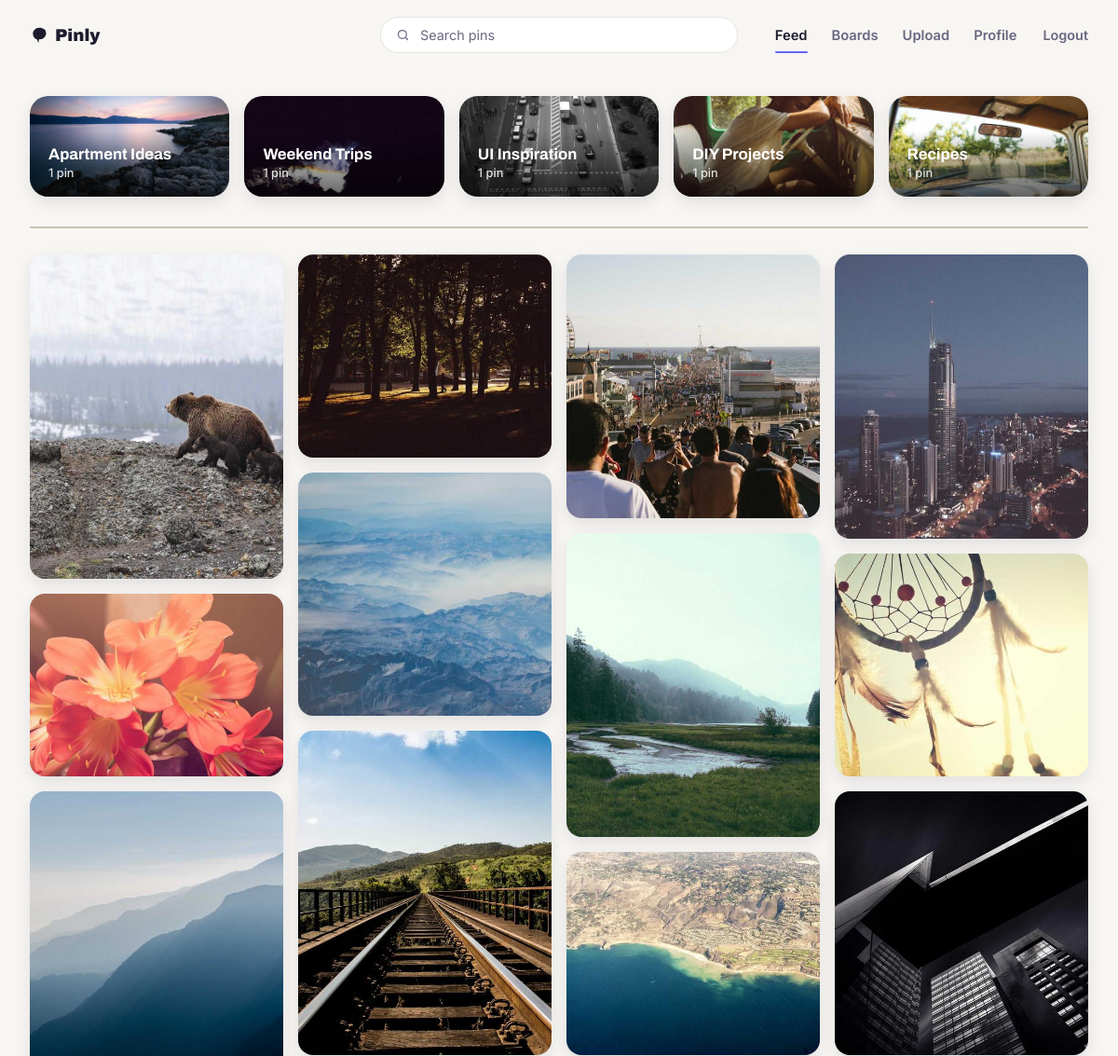
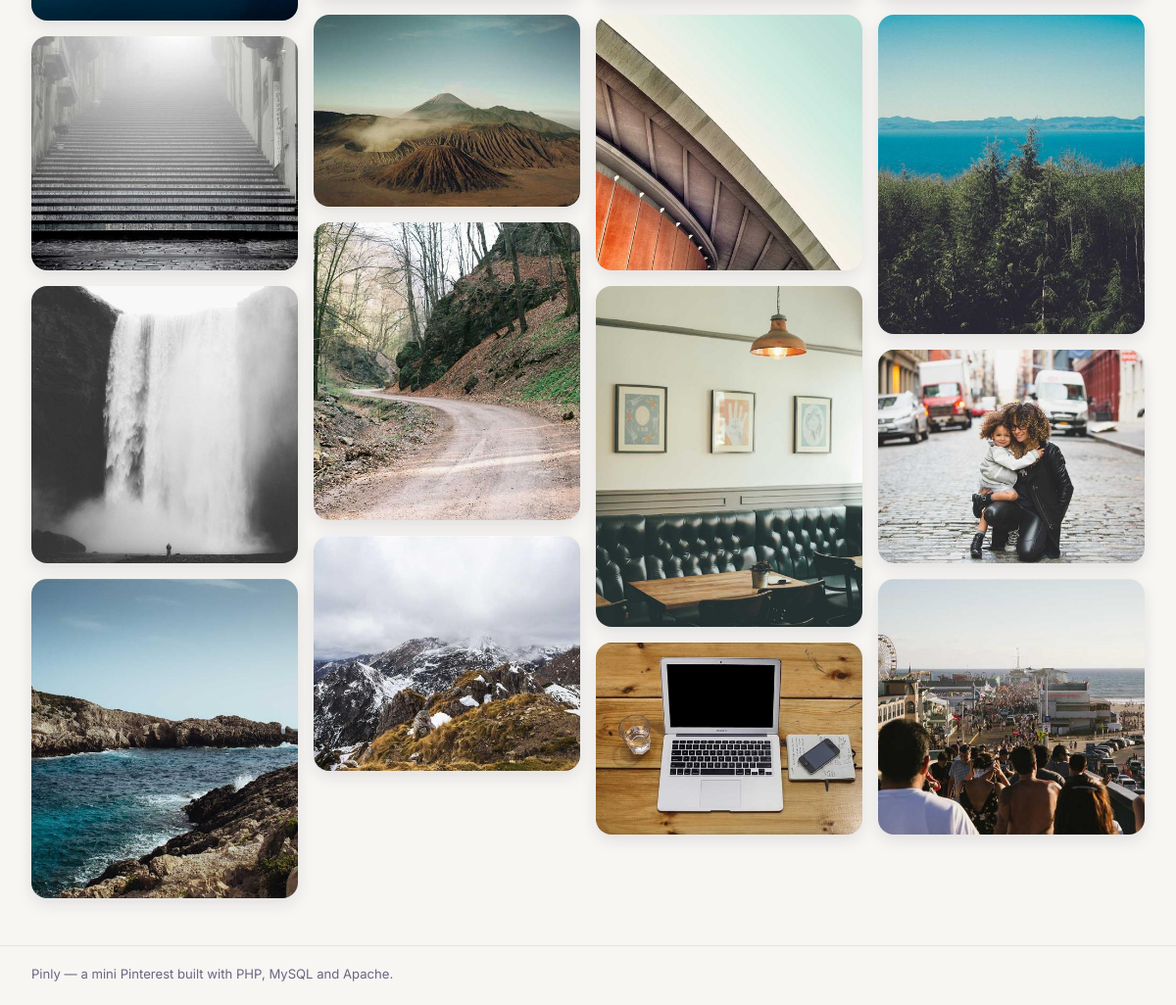
/index.php (signed in), run on the app's committed database (2 pictures, top to bottom).
### tables this page shows
CREATE TABLE boards (
  id INT UNSIGNED AUTO_INCREMENT PRIMARY KEY,
  user_id INT UNSIGNED NOT NULL,
  name VARCHAR(100) NOT NULL,
  created_at TIMESTAMP NOT NULL DEFAULT CURRENT_TIMESTAMP,
  FOREIGN KEY (user_id) REFERENCES users(id) ON DELETE CASCADE,
  INDEX idx_boards_user_id (user_id),
  UNIQUE KEY uq_boards_user_name (user_id, name)
);

CREATE TABLE pins (
  id INT UNSIGNED AUTO_INCREMENT PRIMARY KEY,
  user_id INT UNSIGNED NOT NULL,
  image_path VARCHAR(255) NOT NULL,
  title VARCHAR(150) NOT NULL,
  description TEXT,
  created_at TIMESTAMP NOT NULL DEFAULT CURRENT_TIMESTAMP,
  FOREIGN KEY (user_id) REFERENCES users(id) ON DELETE CASCADE,
  INDEX idx_pins_user_id (user_id),
  INDEX idx_pins_created_at (created_at)
);

### includes/functions.php (called while the page is built, shortened)
<?php
function e(?string $value): string
{
    return htmlspecialchars($value ?? '', ENT_QUOTES, 'UTF-8');
}
function pin_aspect_ratio(string $relativePath): string
{
    $size = @getimagesize(__DIR__ . '/../public/' . $relativePath);
    return $size[0] . ' / ' . $size[1];
}
function pin_count_label(int $count): string
{
    return $count . ' pin' . ($count === 1 ? '' : 's');
}

### public/index.php (the view, shortened to what this page needs)
<?php
require __DIR__ . '/../includes/bootstrap.php';
$q = trim($_GET['q'] ?? '');
$page = max(1, (int) ($_GET['page'] ?? 1));
$perPage = 24;
$offset = ($page - 1) * $perPage;
if ($q !== '') {
    $stmt = $pdo->prepare(
        'SELECT pins.id, pins.image_path, pins.title
         FROM pins
         WHERE pins.title LIKE :q
         ORDER BY pins.created_at DESC
         LIMIT :limit OFFSET :offset'
    );
    $stmt->bindValue(':q', '%' . $q . '%', PDO::PARAM_STR);
} else {
    $stmt = $pdo->prepare(
        'SELECT pins.id, pins.image_path, pins.title
         FROM pins
         ORDER BY pins.created_at DESC
         LIMIT :limit OFFSET :offset'
    );
}
$stmt->bindValue(':limit', $perPage, PDO::PARAM_INT);
$stmt->bindValue(':offset', $offset, PDO::PARAM_INT);
$stmt->execute();
$pins = $stmt->fetchAll();
$boards = [];
if (current_user_id() !== null) {
    $stmt = $pdo->prepare(
        'SELECT boards.id, boards.name,
                COUNT(board_pins.pin_id) AS pin_count,
                (SELECT p.image_path FROM board_pins bp
                   JOIN pins p ON p.id = bp.pin_id
                  WHERE bp.board_id = boards.id
                  ORDER BY bp.added_at DESC LIMIT 1) AS cover_image
         FROM boards
         LEFT JOIN board_pins ON board_pins.board_id = boards.id
         WHERE boards.user_id = ?
         GROUP BY boards.id
         ORDER BY boards.created_at DESC'
    );
    $stmt->execute([current_user_id()]);
    $boards = $stmt->fetchAll();
}
require __DIR__ . '/../includes/header.php';
?>
<?php if ($boards): ?>
<section class="section">
  <div class="boards-row">
    <?php foreach ($boards as $board): ?>
      <?php if ($board['cover_image']): ?>
        <a class="board-card photo" href="board.php?id=<?= (int) $board['id'] ?>">
          <div class="art"><img data-src="<?= e($board['cover_image']) ?>" alt=""></div>
          <h3><?= e($board['name']) ?></h3>
          <span class="count"><?= pin_count_label((int) $board['pin_count']) ?></span>
        </a>
      <?php endif; ?>
    <?php endforeach; ?>
  </div>
</section>
<section class="section"><hr class="divider"></section>
<?php endif; ?>
<section class="section">
  <?php if (!$pins): ?>
    <p class="masonry-empty"><?= $q !== '' ? 'No pins match "' . e($q) . '".' : 'No pins yet. Be the first to upload one.' ?></p>
  <?php else: ?>
    <div class="masonry">
      <?php foreach ($pins as $pin): ?>
        <div class="pin-card">
          <a class="art-link" href="pin.php?id=<?= (int) $pin['id'] ?>">
            <div class="art" style="aspect-ratio: <?= pin_aspect_ratio($pin['image_path']) ?>;"><img data-src="<?= e($pin['image_path']) ?>" alt="<?= e($pin['title']) ?>"></div>
          </a>
        </div>
      <?php endforeach; ?>
    </div>
  <?php endif; ?>
</section>
<?php require __DIR__ . '/../includes/footer.php'; ?>

### public/assets/css/style.css (style rules this page uses)
:root { --color-primary: #4338CA; --color-primary-2: #6366F1; --ink: #1E1B2E; --ink-soft: #6B6680; --paper: #F7F6F3; --border: #E7E4DE; --radius-pill: 999px; --radius-card: 20px; --shadow: 0 6px 16px rgba(30, 27, 46, 0.10); }
* { box-sizing: border-box; }
body { margin: 0; background: var(--paper); color: var(--ink); font-family: 'Inter', sans-serif; -webkit-font-smoothing: antialiased; }
a { color: inherit; text-decoration: none; }
.section { max-width: 1600px; margin: 0 auto; padding: 0 32px; }
.divider { border: none; border-top: 2px solid #CBC3B2; margin: 32px 0 0; }
.boards-row { display: grid; grid-template-columns: repeat(auto-fit, minmax(190px, 1fr)); gap: 16px; margin-top: 28px; }
.board-card { border-radius: var(--radius-card); padding: 18px 20px; min-height: 108px; display: flex; flex-direction: column; justify-content: flex-end; color: #fff; box-shadow: var(--shadow); }
.board-card h3 { margin: 0; font-family: 'Archivo', sans-serif; font-weight: 700; font-size: 1.05rem; }
.board-card .count { margin-top: 3px; font-size: 0.8rem; opacity: 0.85; font-weight: 500; }
.board-card.photo { position: relative; overflow: hidden; background: #ece7dc; }
.board-card.photo .art { position: absolute; inset: 0; }
.board-card.photo::after { content: ''; position: absolute; inset: 0; background: linear-gradient(180deg, rgba(0,0,0,0) 35%, rgba(0,0,0,0.62) 100%); z-index: 1; pointer-events: none; }
.board-card.photo h3, .board-card.photo .count { position: relative; z-index: 2; }
.masonry { column-count: 2; column-gap: 16px; margin-top: 28px; padding-bottom: 48px; }
@media (min-width: 640px) { .masonry { column-count: 3; } }
@media (min-width: 960px) { .masonry { column-count: 4; } }
.pin-card { display: block; break-inside: avoid; margin-bottom: 16px; border-radius: 16px; overflow: hidden; position: relative; box-shadow: var(--shadow); }
.pin-card::after { content: ''; position: absolute; inset: 0; background: linear-gradient(0deg, rgba(0,0,0,0.38), rgba(0,0,0,0) 40%); opacity: 0; transition: opacity 0.15s ease; pointer-events: none; }
.art-link { display: block; }
.art { position: relative; width: 100%; background: linear-gradient(100deg, #ECE9E2 30%, #E1DDD3 45%, #ECE9E2 60%); background-size: 200% 100%; animation: skeleton-sweep 1.3s ease-in-out infinite; }
.art.loaded { animation: none; background: none; }
.art img { position: absolute; inset: 0; width: 100%; height: 100%; object-fit: cover; opacity: 0; transition: opacity 0.35s ease; }
.art img.loaded { opacity: 1; }

### data on the page
boards: shows a picture, name "Apartment Ideas", pin_count "1 pin"
boards: shows a picture, name "Weekend Trips", pin_count "1 pin"
boards: shows a picture, name "UI Inspiration", pin_count "1 pin"
boards: shows a picture, name "DIY Projects", pin_count "1 pin"
boards: shows a picture, name "Recipes", pin_count "1 pin"
pins: image_path (picture)
pins: image_path (picture)
pins: image_path (picture)
pins: image_path (picture)
pins: image_path (picture)
pins: image_path (picture)
pins: image_path (picture)
pins: image_path (picture)
pins: image_path (picture)
pins: image_path (picture)
pins: image_path (picture)
pins: image_path (picture)
pins: image_path (picture)
pins: image_path (picture)
pins: image_path (picture)
pins: image_path (picture)
pins: image_path (picture)
pins: image_path (picture)
pins: image_path (picture)
pins: image_path (picture)
pins: image_path (picture)
pins: image_path (picture)
pins: image_path (picture)
pins: image_path (picture)
